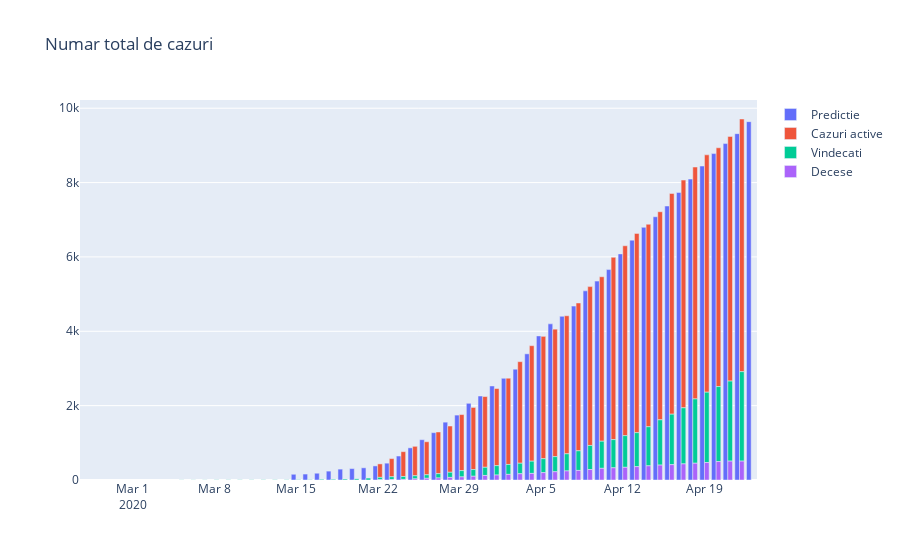

Here is the notebook cell this chart was saved with:
### Code cell
#Total cazuri
total = pacienti.merge(predictii, left_on='data', right_on='data', how='outer')
total = total.merge(decese, left_on='data', right_on='data', how='outer')
total = total.merge(vindecati, left_on='data', right_on='data', how='outer')
total['removed_cumulat'] = total['decese_cumulat'] + total['vindecati_cumulat']
total['cazuri_active'] = total['cumulat'] - total['removed_cumulat']

x = total['data']
y1 = total['cumulat']
y2 = total['t1']

fig = go.Figure(data=[
    go.Bar(name='Predictie', x=x, y=y2, offsetgroup=0),
    #go.Bar(name='Real', x=x, y=y1, offsetgroup=2),
    go.Bar(name='Cazuri active', x=x, y=total['cazuri_active'], offsetgroup=1, base=total['decese_cumulat']+total['vindecati_cumulat']),
    go.Bar(name='Vindecati', x=x, y=total['vindecati_cumulat'], offsetgroup=1, base=total['decese_cumulat']),
    go.Bar(name='Decese', x=x, y=total['decese_cumulat'], offsetgroup=1)
])

fig.update_layout(title="Numar total de cazuri")

fig.show()
#py.iplot(fig, filename="total_cazuri")
pio.write_html(fig, file='infectii_totale.html', auto_open=True)
